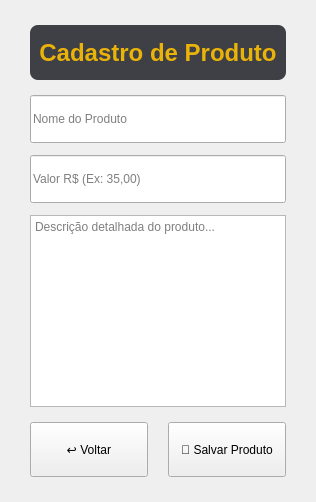
        <widget class="QWidget" name="page_7">
         <layout class="QVBoxLayout" name="verticalLayout_cad_produto">
          <property name="spacing">
           <number>15</number>
          </property>
          <property name="leftMargin">
           <number>30</number>
          </property>
          <property name="topMargin">
           <number>25</number>
          </property>
          <property name="rightMargin">
           <number>30</number>
          </property>
          <property name="bottomMargin">
           <number>25</number>
          </property>
          <item>
           <widget class="QLabel" name="label_16">
            <property name="minimumSize">
             <size>
              <width>0</width>
              <height>55</height>
             </size>
            </property>
            <property name="styleSheet">
             <string notr="true">background-color: #3F3F46;
color: #EAB308;
font-size: 18pt;
font-weight: bold;
border-radius: 8px;</string>
            </property>
            <property name="text">
             <string>Cadastro de Produto</string>
            </property>
            <property name="alignment">
             <set>Qt::AlignCenter</set>
            </property>
           </widget>
          </item>
          <item>
           <layout class="QVBoxLayout" name="verticalLayout_5">
            <property name="spacing">
             <number>12</number>
            </property>
            <item>
             <widget class="QLineEdit" name="lineEdit_14">
              <property name="minimumSize">
               <size>
                <width>0</width>
                <height>48</height>
               </size>
              </property>
              <property name="placeholderText">
               <string>Nome do Produto</string>
              </property>
             </widget>
            </item>
            <item>
             <widget class="QLineEdit" name="lineEdit_15">
              <property name="minimumSize">
               <size>
                <width>0</width>
                <height>48</height>
               </size>
              </property>
              <property name="placeholderText">
               <string>Valor R$ (Ex: 35,00)</string>
              </property>
             </widget>
            </item>
            <item>
             <widget class="QPlainTextEdit" name="plainTextEdit_4">
              <property name="placeholderText">
               <string>Descrição detalhada do produto...</string>
              </property>
             </widget>
            </item>
           </layout>
          </item>
          <item>
           <layout class="QHBoxLayout" name="horizontalLayout_cad_prod_btns">
            <property name="spacing">
             <number>20</number>
            </property>
            <item>
             <widget class="QPushButton" name="pushButton_16">
              <property name="minimumSize">
               <size>
                <width>0</width>
                <height>55</height>
               </size>
              </property>
              <property name="cursor">
               <cursorShape>PointingHandCursor</cursorShape>
              </property>
              <property name="text">
               <string>↩ Voltar</string>
              </property>
             </widget>
            </item>
            <item>
             <widget class="QPushButton" name="pushButton_17">
              <property name="minimumSize">
               <size>
                <width>0</width>
                <height>55</height>
               </size>
              </property>
              <property name="cursor">
               <cursorShape>PointingHandCursor</cursorShape>
              </property>
              <property name="text">
               <string>💾 Salvar Produto</string>
              </property>
             </widget>
            </item>
           </layout>
          </item>
         </layout>
        </widget>
